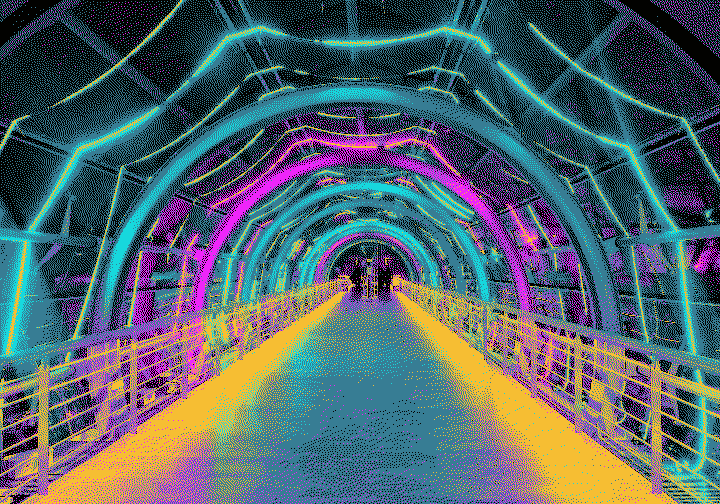
#> input picture users/hanemile/emile_space/input/34c3_led_tunnel.png, 720 x 504 px
$ python -i publish-photos.py   (imports and definitions only)
#> lines starting #> are read from the running program, lines starting #| are printed output that depends on the picture; after the words box and inside, x2 and y2 are one past the last pixel; in counts of white or black regions, pixels touching at a corner belong together
#!/usr/bin/env python3
"""Publish web images from an Immich album to img.emile.space.

Workflow: curate photos into an album on photo.emile.space, then run this.
It downloads the originals, creates resized/stripped/content-hashed web
derivatives, rsyncs them to naraj and prints markdown to paste into a page.

Derivatives are named <sha1>-<width>w.webp, never overwritten and never
deleted from the server: URLs stay valid forever. Re-runs are idempotent
thanks to the committed manifest (published-photos.json).

Runs inside ./nixrun.sh (needs Pillow from shell.nix):

  IMMICH_API_KEY=... ./nixrun.sh \\
    'python3 tools/publish-photos.py "asia 2026"'
  python3 tools/publish-photos.py --fix-staging   # backfill dither/dims
  python3 tools/publish-photos.py --redither      # regenerate all dithers

Annotations: tag/describe photos in the Immich UI (Tags feature +
description field).  They are pulled via the API on publish, stored in
the manifest ('tags'/'desc'), embedded as XMP (dc:subject/dc:description;
pure-python RIFF/JPEG-APP1 surgery, no re-encode) into every published
file, rendered into the dimg info line at build time, and used as the
dimg alt text.  After editing annotations in Immich:

  python3 tools/publish-photos.py --sync-annotations "asia 2026"

Album -> page matching: curate an album in Immich, then

  python3 tools/publish-photos.py "asia 2026" --page ho-chi-minh-city-2025-10

inserts the gallery between <!-- photos:... --> markers in
input/<page>.md (re-runs replace the block in place).  --albums lists
every Immich album with its publish state and the pages referencing it.

After rsync, every published url of the album is HEAD-verified; missing
files trigger one rsync retry, then a warning (catches interrupted
uploads, cf. the 2026-11-15 lost-cards incident).

Each asset yields <sha1>-<width>w.webp derivatives plus a per-channel
1-bit Bayer dithered (3-bit color, 8 colors) <sha1>-dither.webp; snippets
are emitted as vokobe2 (dimg ...) ops (dither shown, real image swapped
in + fetched only on hover).  A small undithered <sha1>-card.webp (max
200 wide) is used for card-grid and backlink-gallery previews.

The API key comes from photo.emile.space -> Administration -> API Keys.
Resolution order: IMMICH_API_KEY env -> gitignored ./.env -> the agenix
secret ops/secrets/immich_api_key.age in this repo (decrypted with the
default ssh identity).  IMMICH_URL overrides the instance URL (default
https://photo.emile.space).
"""

import argparse, concurrent.futures, hashlib, io, json, os, re, struct, \
    subprocess, sys, urllib.request

from PIL import Image, ImageChops, ImageOps

BAYER8 = (
    ( 0, 32,  8, 40,  2, 34, 10, 42),
    (48, 16, 56, 24, 50, 18, 58, 26),
    (12, 44,  4, 36, 14, 46,  6, 38),
    (60, 28, 52, 20, 62, 30, 54, 22),
    ( 3, 35, 11, 43,  1, 33,  9, 41),
    (51, 19, 59, 27, 49, 17, 57, 25),
    (15, 47,  7, 39, 13, 45,  5, 37),
    (63, 31, 55, 23, 61, 29, 53, 21),
)


def ordered_dither_color(rgb):
    """Per-channel 1-bit Bayer-8 dither of an RGB image: 3-bit color
    (8-color palette), stays tiny as lossless webp."""
    return Image.merge("RGB", [ordered_dither(b) for b in rgb.split()])


def ordered_dither(gray):
    """1-bit Bayer-8 dither of an L-mode image; pure Pillow/bytes ops."""
    m, n = len(BAYER8), len(BAYER8) ** 2
    w, h = gray.size
    wrep, wrem = divmod(w, m)
    block = b"".join(
        (bytes(int(v * 256 / n) for v in row) * wrep
         + bytes(int(v * 256 / n) for v in row[:wrem]))
        for row in BAYER8)
    hrep, hrem = divmod(h, m)
    tiled = block * hrep + b"".join(
        block[i * w:(i + 1) * w] for i in range(hrem))
    mask = Image.frombytes("L", (w, h), tiled)
    diff = ImageChops.subtract(gray, mask, scale=1.0, offset=128)
    return diff.point([0] * 128 + [255] * 128, "L")


# [182 lines left out: functions write_dither, read_exif, read_exif_file, write_card, asset_annotations, xmp_packet and 3 more, not called in this run]


JPEG_XMP_HDR = b"http://ns.adobe.com/xap/1.0/\x00"


# [191 lines left out: functions jpeg_xmp_bytes, jpeg_set_xmp, entry_embed_xmp, sync_annotations, upload_staging, verify_upload and 2 more, not called in this run]

ROOT = os.path.dirname(os.path.dirname(os.path.abspath(__file__)))
STAGING = os.path.join(ROOT, "img.emile.space")          # gitignored
# originals published as '<stem>-orig.<ext>' for the [full-res: n MB]
# links; kept local only until flushed to grave (they are huge)
ORIG_STAGING = os.path.join(ROOT, "img-origs")           # gitignored
MANIFEST = os.path.join(ROOT, "published-photos.json")   # committed
REMOTE_MIGRATE = os.path.join(ROOT, "img-migrate-remote.sh")
URL_BASE = "https://img.emile.space"
# naraj serves /var/www/img.emile.space via NFS from this grave dataset
RSYNC_TARGET = "root@medano:/grave/img.emile.space/"
DEFAULT_WIDTHS = "800,1600,2400"
QUALITY = 82
HASH_LEN = 12
CARD_WIDTH = 200  # max width of the undithered card-grid preview


# [84 lines left out: functions album_slug, load_api_key, api, api_post, list_album_assets, find_album, not called in this run]


def stem_of(entry):
    """'<slug>-<sha>-1600w.webp' -> '<slug>-<sha>'"""
    return re.sub(r"-\d+w\.webp$", "", entry["main"])


def dither_file(entry):
    return f"{stem_of(entry)}-dither.webp"


def card_file(entry):
    return f"{stem_of(entry)}-card.webp"


# [147 lines left out: functions ensure_entry, has_exif, migrate_names, redither, not called in this run]


def shq(s):
    return "'" + s.replace("'", "'\\''") + "'"


# [390 lines left out: functions fetch_originals, recover_origs, reencode_metadata, fix_staging, store_original, flush_originals and 2 more, not called in this run]


# [2 lines not run here, left out]

>>> from PIL import Image
>>> picture = Image.open('../input/34c3_led_tunnel.png')
#> picture is the input picture: PIL image 720x504 RGBA; mean R, G, B, A 83.9, 99.4, 105.7, 255
>>> result = ordered_dither_color(picture)
#> in ordered_dither, `mask = Image.frombytes("L", (w, h), tiled)`:
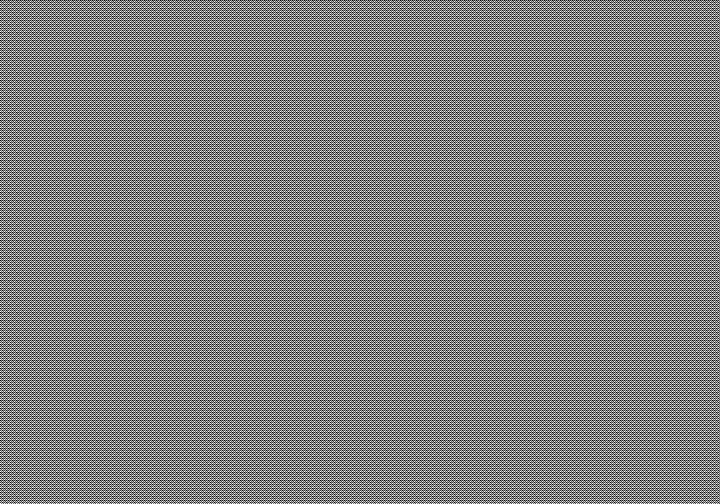
#> mask: PIL image 720x504 L; min 0, max 252, mean 126
#> in ordered_dither, `return diff.point([0] * 128 + [255] * 128, "L")`:
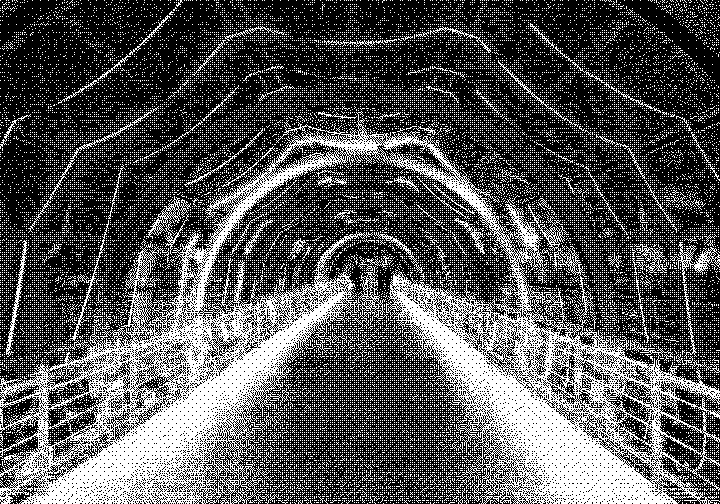
#> returned value: PIL image 720x504 L; 33.4% white in thin lines or dots
#> in ordered_dither (call 2), `m, n = len(BAYER8), len(BAYER8) ** 2`: m = 8; n = 64
#> in ordered_dither (call 2), `wrep, wrem = divmod(w, m)`: wrep = 90; wrem = 0
#> in ordered_dither (call 2), `hrep, hrem = divmod(h, m)`: hrep = 63; hrem = 0
#> in ordered_dither (call 2), `diff = ImageChops.subtract(gray, mask, scale=1.0, offset=128)`:
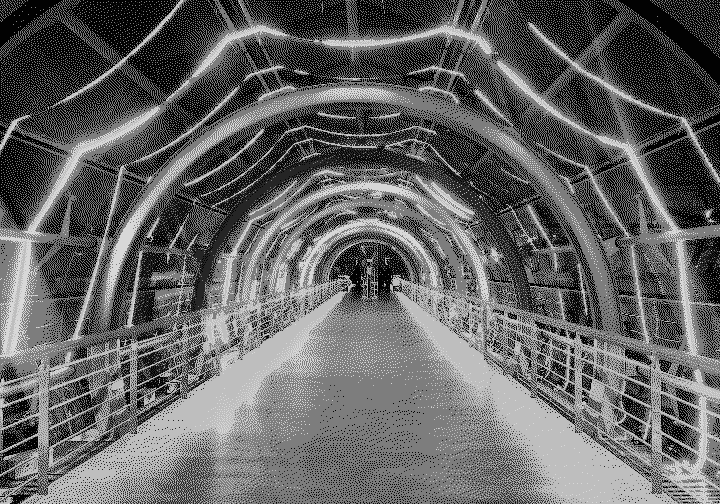
#> gray: PIL image 720x504 L; min 2, max 216, mean 99.4
#> in ordered_dither (call 2), `return diff.point([0] * 128 + [255] * 128, "L")`:
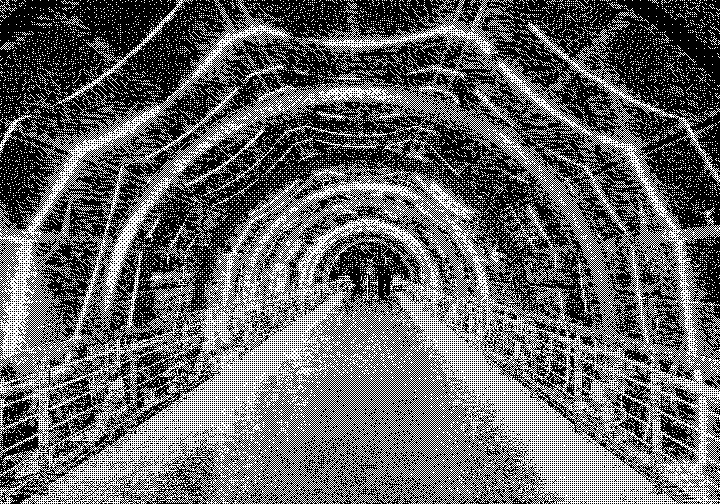
#> returned value: PIL image 720x504 L; 39.8% white in thin lines or dots
#> in ordered_dither (call 3), `diff = ImageChops.subtract(gray, mask, scale=1.0, offset=128)`:
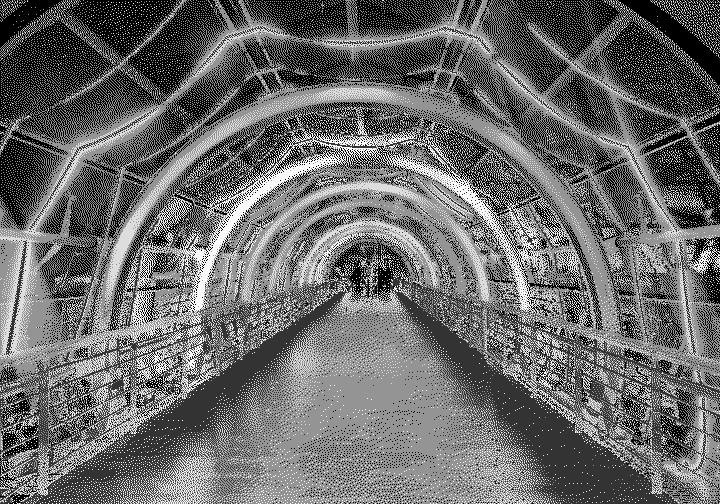
#> gray: PIL image 720x504 L; min 0, max 249, mean 105.7
#> in ordered_dither (call 3), `return diff.point([0] * 128 + [255] * 128, "L")`:
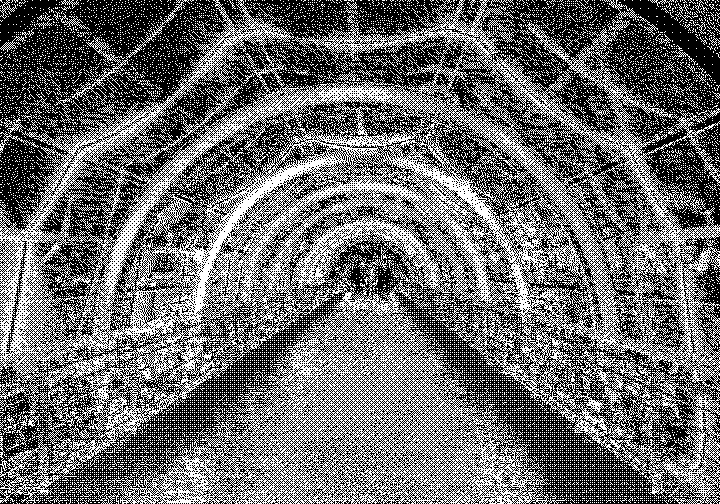
#> returned value: PIL image 720x504 L; 42.6% white in thin lines or dots
#> in ordered_dither (call 4), `diff = ImageChops.subtract(gray, mask, scale=1.0, offset=128)`:
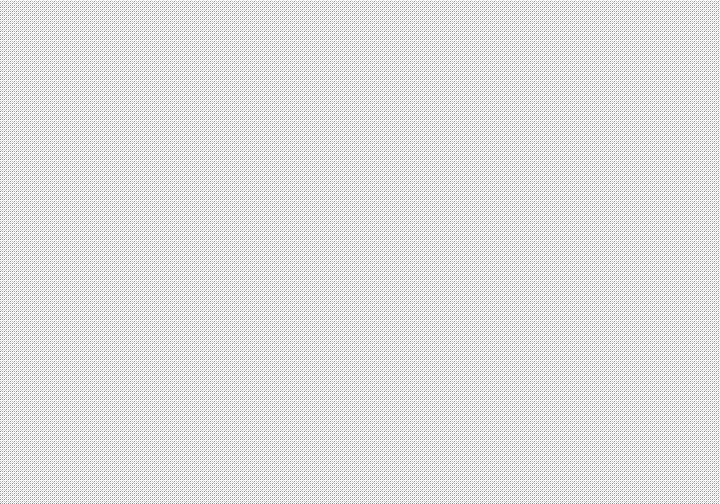
#> diff: PIL image 720x504 L; min 131, max 255, mean 224
#> in ordered_dither (call 4), `diff = ImageChops.subtract(gray, mask, scale=1.0, offset=128)`: gray: PIL image 720x504 L; every value is 255
#> (the run stopped early here; a loop or call above may not have finished)

$ run again, on users/hanemile/emile_space/input/blackhat-2022-arriving_dither.jpg
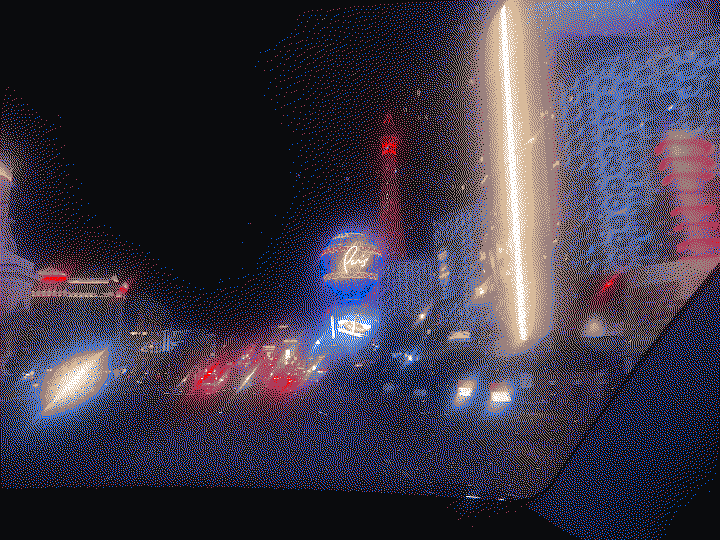
#> input picture users/hanemile/emile_space/input/blackhat-2022-arriving_dither.jpg, 720 x 540 px
#> picture is the input picture: PIL image 720x540 RGBA; mean R, G, B, A 60.7, 54.5, 70.2, 255
#> in ordered_dither, `return diff.point([0] * 128 + [255] * 128, "L")`:
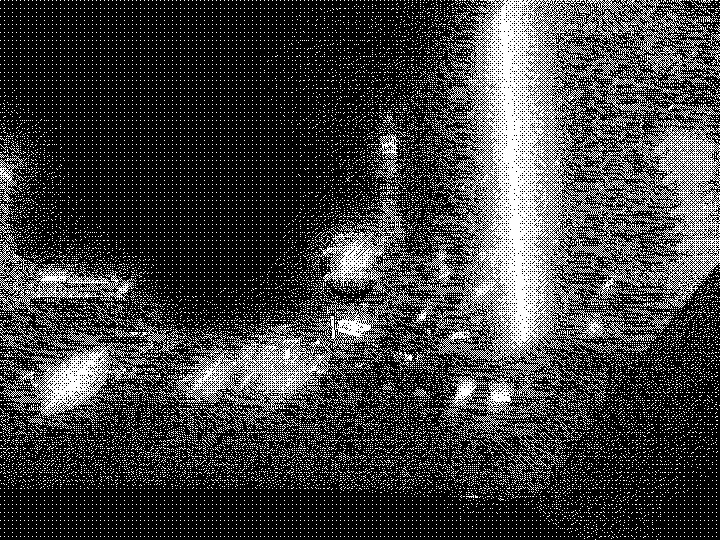
#> returned value: PIL image 720x540 L; 24.6% white in thin lines or dots
#> in ordered_dither (call 4), `diff = ImageChops.subtract(gray, mask, scale=1.0, offset=128)`:
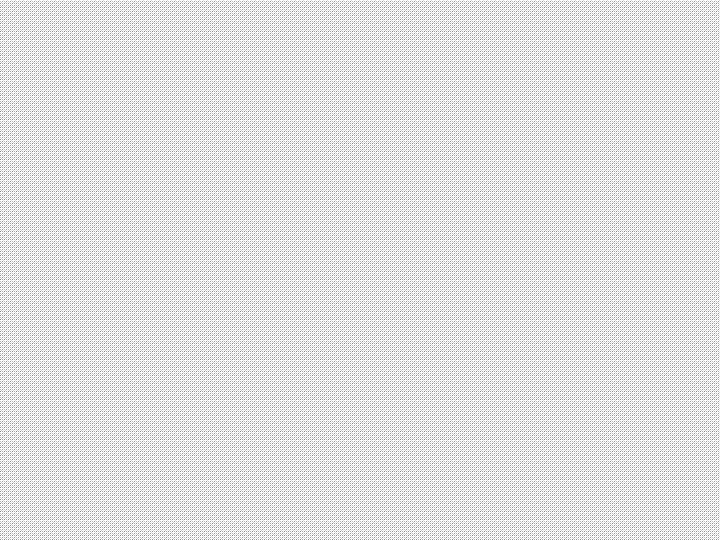
#> diff: PIL image 720x540 L; min 131, max 255, mean 224
#> gray: PIL image 720x540 L; every value is 255

$ run again, on users/hanemile/emile_space/input/blackhat-2022-mandalaybay_dither.jpg
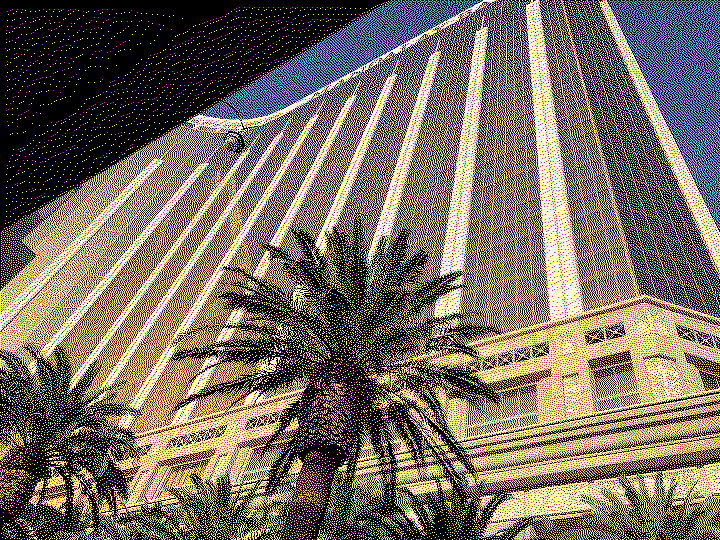
#> input picture users/hanemile/emile_space/input/blackhat-2022-mandalaybay_dither.jpg, 720 x 540 px
#> picture is the input picture: PIL image 720x540 RGBA; mean R, G, B, A 119.9, 105.4, 83.5, 255
#> in ordered_dither, `diff = ImageChops.subtract(gray, mask, scale=1.0, offset=128)`:
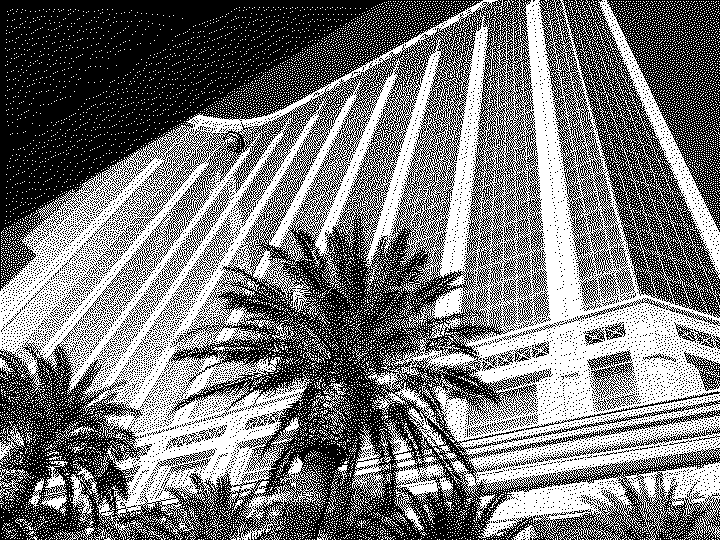
#> gray: PIL image 720x540 L; 47% white; 12980 white regions (12880 under 20 px), largest, box (x1, y1, x2, y2) and area: (0, 0, 720, 540) 148068, (594, 0, 720, 279) 3931, (384, 419, 453, 532) 2034
#> gray: PIL image 720x540 L; 41.3% white in thin lines or dots
#> gray: PIL image 720x540 L; 32.7% white in thin lines or dots
#> in ordered_dither (call 4), `diff = ImageChops.subtract(gray, mask, scale=1.0, offset=128)`:
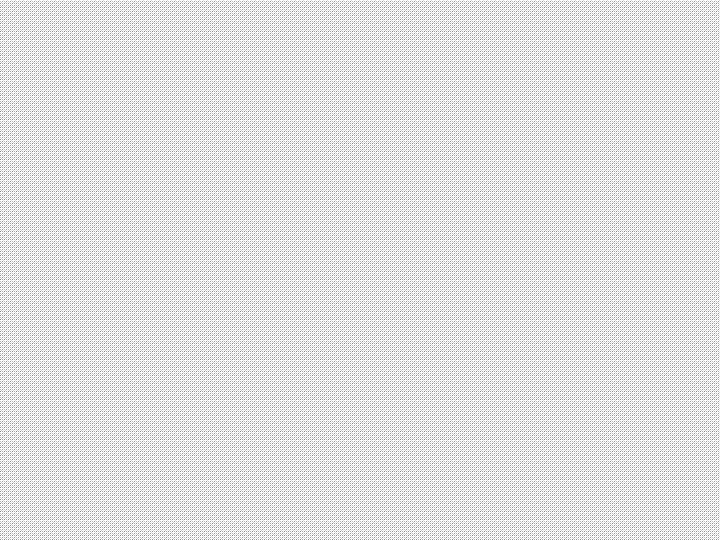
#> diff: PIL image 720x540 L; min 131, max 255, mean 224
#> gray: PIL image 720x540 L; every value is 255
